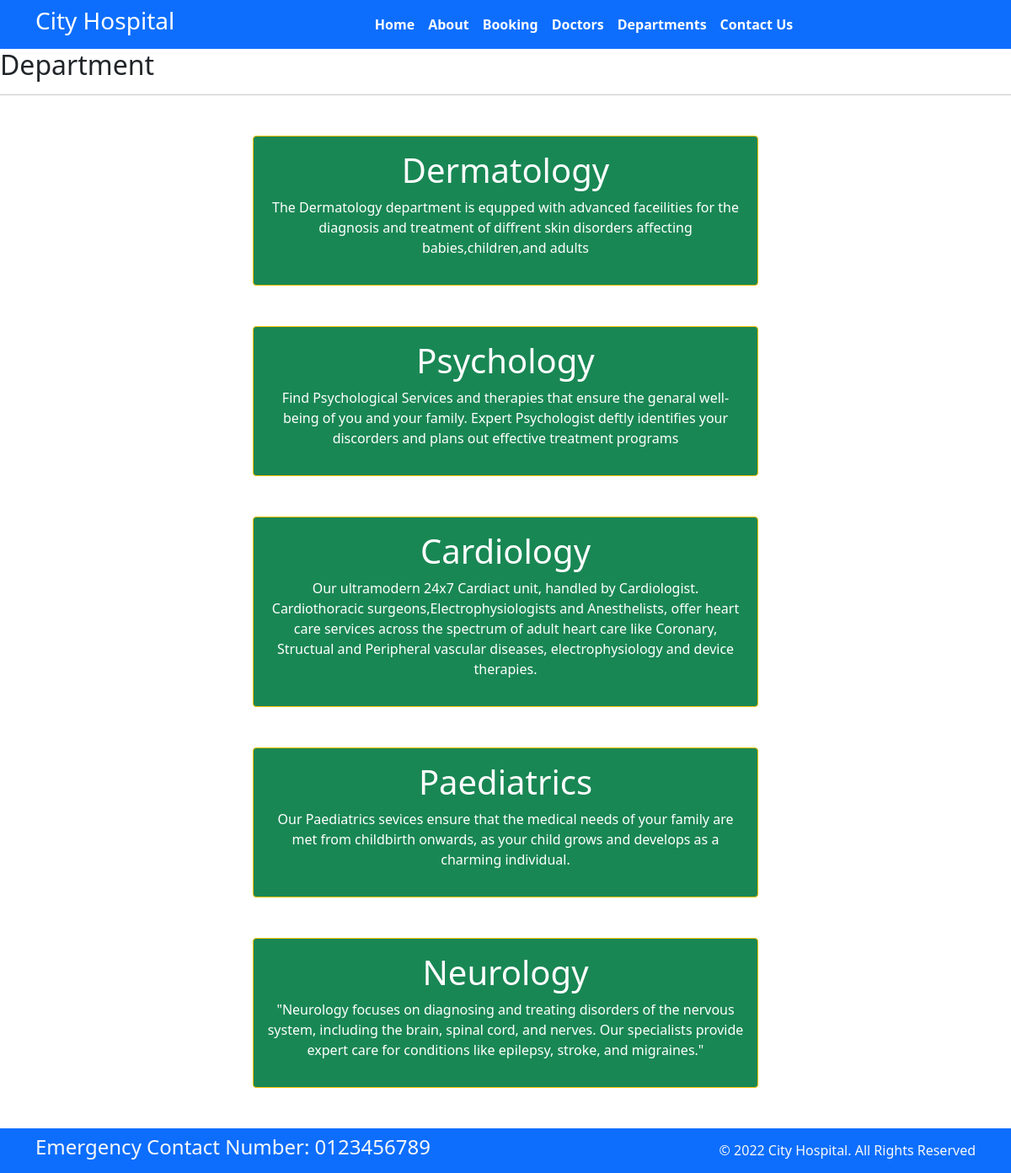
Page /department/ on the committed database.
### app1/models.py (models this page shows, shortened)
class Departments(models.Model):
    dep_name = models.CharField(max_length=150)
    dep_decription = models.TextField()

### app1/views.py (the view)
# urls.py: path('department/',views.department,name='department'),
def department(request):
    dict_dept ={
        'dept':Departments.objects.all()
    }
    return render(request,'department.html',dict_dept)

### templates/department.html (shortened to what this page needs)
{%extends 'base.html'%}
{% block contant %}
<h2>Department</h2>
<hr>
{% for d in dept %}
<div class="mx-auto w-50 bg-success text-center text-white p-3 my-5 border border-warning rounded">
    <h1>{{d.dep_name}}</h1>
    <p>{{d.dep_decription}}</p>
</div>
{% endfor %}
{% endblock%}

### rows in the picture
Departments: dep_name "Dermatology", dep_decription "The Dermatology department is equpped with advanced faceilities for the diagnosis and treatment of diffrent skin disorders affecting babies,children,and adults"
Departments: dep_name "Psychology", dep_decription "Find Psychological Services and therapies that ensure the genaral well-being of you and your family. Expert Psychologist deftly identifies your discorders and plans out effective treatment programs"
Departments: dep_name "Cardiology", dep_decription "Our ultramodern 24x7 Cardiact unit, handled by Cardiologist. Cardiothoracic surgeons,Electrophysiologists and Anesthelists, offer heart care services across the spectrum of adult heart care like Coronary, Structual and Peripheral vascular diseases, electrophysiology and device therapies."
Departments: dep_name "Paediatrics", dep_decription "Our Paediatrics sevices ensure that the medical needs of your family are met from childbirth onwards, as your child grows and develops as a charming individual."
Departments: dep_name "Neurology", dep_decription "\"Neurology focuses on diagnosing and treating disorders of the nervous system, including the brain, spinal cord, and nerves. Our specialists provide expert care for conditions like epilepsy, stroke, and migraines.\""
